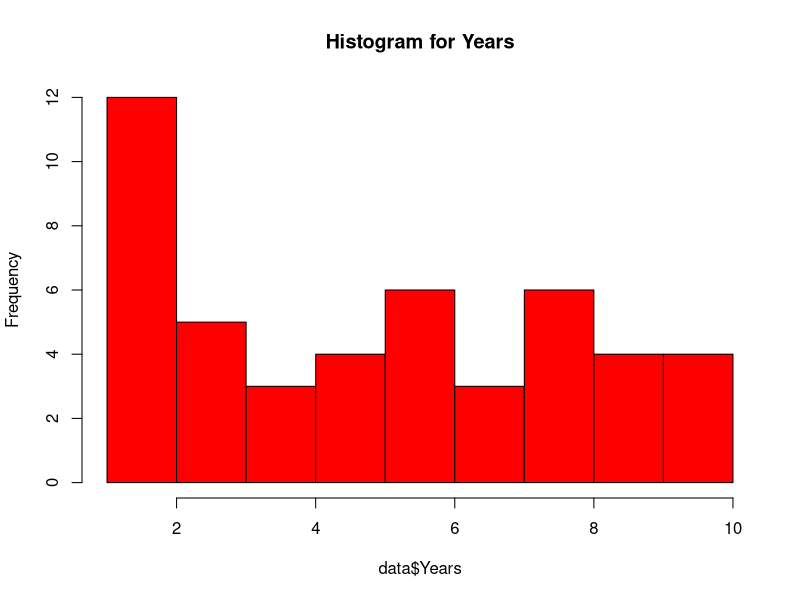
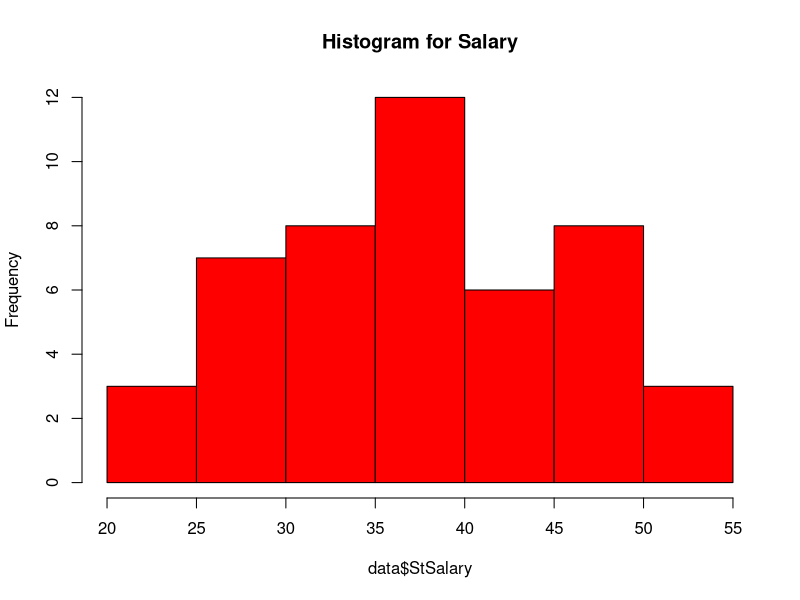

Recreate these plots in R, in order. (Note: this script raises an error after producing the figures.)
###--------------------------------------
#Student Name:SRIRAM SAI SUMANTH
#GNumber:G-01230629
###--------------------------------------


## Part 2 acme.csv file
rm(list=ls())
library(ggplot2)
data <- read.csv("./Acme.csv")

# Question: Use Acme.csv and write R code to find the following: 

# Question 1: Identify data types for each attribute in the dataset (5 points) 
lapply(data,class)

# Question 2: Produce a summary statistics for each attribute in the dataset (5 points)
summary(data)

# Question 3:Produce visualizations for each attribute
hist(data$Years, col='red', main='Histogram for Years')
hist(data$StSalary, col='red',main='Histogram for Salary')
plot(data$Gender, col='orange',main='Histogram for Gender')
plot(data$Degree, col='orange',main = 'Histogram for Degree')

## Question 4: Display the relationship between:

#a. Years of Experience and Starting Salary for all employees (5 points)
ggplot(data, aes(x=Years,y=StSalary))+geom_point()+
  ggtitle(' Experience and Starting Salary for all employees')

#b. Years of Experience and Starting Salary for each gender
ggplot(data, aes(x=Years, y=StSalary,color=Gender))+
  ggtitle(' Experience and Starting Salary for each gender')+geom_point()

#c. Years of Experience and Starting Salary for each degree
ggplot(data,aes(x=Years,y=StSalary,color=Degree))+
  geom_point()+ggtitle('Experience and Starting Salary for each degree')
## Question 5: Find the correlation between Starting Salary and Years of Experience? 
#a.Is the correlation different for each gender?  
with(data[data$Gender == 'M',], cor(Years,StSalary))
with(data[data$Gender == 'F',], cor(Years,StSalary))
#b. Is the correlation different for each degree? 
with(data[data$Degree == 'BS',],cor(Years,StSalary))
with(data[data$Degree == 'MS',],cor(Years,StSalary))
with(data[data$Degree == 'PhD',],cor(Years,StSalary))

## Question 6:What can you conclude about Acme with respect to gender bias after your overall analysis?
## According to the dataset given by the Acme corporation, we can easily make out that there is huge gender bias in setting salaries for newly hired workers.
## In the dataset, it is clearly evident that a male who has 2 years of experience with BS degree and a female who 
## has 3 years of experience with  BS Degree were given the same saleries. BUt when it comes to PHD Degree Background,
## a male with 10 years of experience is paid 50 intitally, where as a female with 10 years of experience is paid 55.
## To conclude,there is gender bias for both the gendersdepending on their Degrees.



